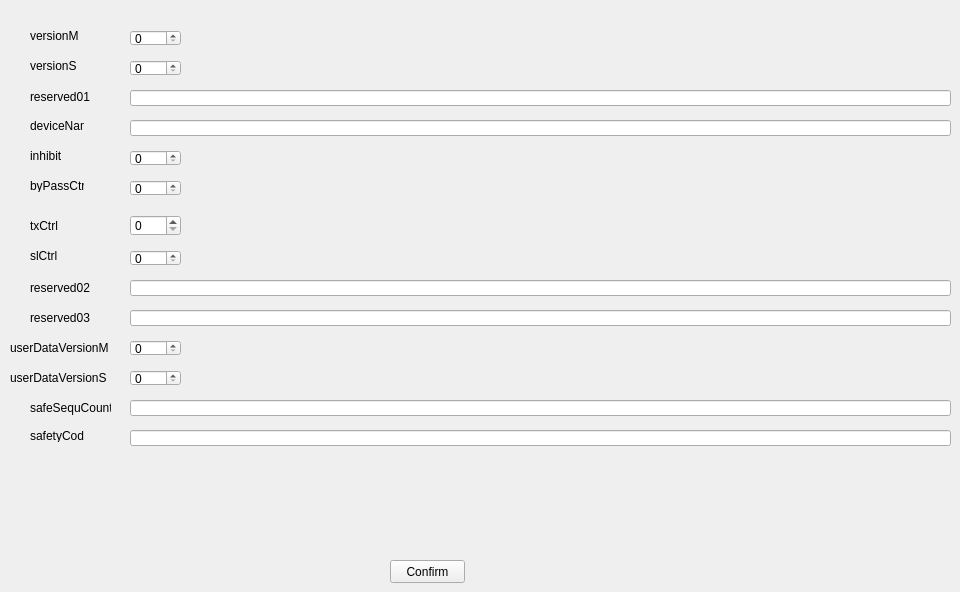
   <widget class="QWidget" name="tab_9">
    <attribute name="title">
     <string>130</string>
    </attribute>
    <widget class="QLabel" name="label_149">
     <property name="geometry">
      <rect>
       <x>30</x>
       <y>30</y>
       <width>54</width>
       <height>12</height>
      </rect>
     </property>
     <property name="text">
      <string>versionM</string>
     </property>
    </widget>
    <widget class="QLabel" name="label_150">
     <property name="geometry">
      <rect>
       <x>30</x>
       <y>60</y>
       <width>54</width>
       <height>12</height>
      </rect>
     </property>
     <property name="text">
      <string>versionS</string>
     </property>
    </widget>
    <widget class="QLabel" name="label_151">
     <property name="geometry">
      <rect>
       <x>30</x>
       <y>86</y>
       <width>61</width>
       <height>21</height>
      </rect>
     </property>
     <property name="text">
      <string>reserved01</string>
     </property>
    </widget>
    <widget class="QLabel" name="label_152">
     <property name="geometry">
      <rect>
       <x>30</x>
       <y>120</y>
       <width>54</width>
       <height>12</height>
      </rect>
     </property>
     <property name="text">
      <string>deviceName</string>
     </property>
    </widget>
    <widget class="QLabel" name="label_153">
     <property name="geometry">
      <rect>
       <x>30</x>
       <y>150</y>
       <width>54</width>
       <height>12</height>
      </rect>
     </property>
     <property name="text">
      <string>inhibit</string>
     </property>
    </widget>
    <widget class="QLabel" name="label_154">
     <property name="geometry">
      <rect>
       <x>30</x>
       <y>180</y>
       <width>54</width>
       <height>12</height>
      </rect>
     </property>
     <property name="text">
      <string>byPassCtrl</string>
     </property>
    </widget>
    <widget class="QLabel" name="label_155">
     <property name="geometry">
      <rect>
       <x>30</x>
       <y>220</y>
       <width>54</width>
       <height>12</height>
      </rect>
     </property>
     <property name="text">
      <string>txCtrl</string>
     </property>
    </widget>
    <widget class="QLabel" name="label_156">
     <property name="geometry">
      <rect>
       <x>30</x>
       <y>250</y>
       <width>54</width>
       <height>12</height>
      </rect>
     </property>
     <property name="text">
      <string>slCtrl</string>
     </property>
    </widget>
    <widget class="QLabel" name="label_157">
     <property name="geometry">
      <rect>
       <x>30</x>
       <y>280</y>
       <width>61</width>
       <height>16</height>
      </rect>
     </property>
     <property name="text">
      <string>reserved02</string>
     </property>
    </widget>
    <widget class="QLabel" name="label_158">
     <property name="geometry">
      <rect>
       <x>10</x>
       <y>340</y>
       <width>101</width>
       <height>16</height>
      </rect>
     </property>
     <property name="text">
      <string>userDataVersionM</string>
     </property>
    </widget>
    <widget class="QLabel" name="label_159">
     <property name="geometry">
      <rect>
       <x>30</x>
       <y>430</y>
       <width>54</width>
       <height>12</height>
      </rect>
     </property>
     <property name="text">
      <string>safetyCode</string>
     </property>
    </widget>
    <widget class="QLabel" name="label_160">
     <property name="geometry">
      <rect>
       <x>30</x>
       <y>400</y>
       <width>81</width>
       <height>16</height>
      </rect>
     </property>
     <property name="text">
      <string>safeSequCount</string>
     </property>
    </widget>
    <widget class="QSpinBox" name="versionM130">
     <property name="geometry">
      <rect>
       <x>130</x>
       <y>30</y>
       <width>51</width>
       <height>16</height>
      </rect>
     </property>
    </widget>
    <widget class="QSpinBox" name="versionS130">
     <property name="geometry">
      <rect>
       <x>130</x>
       <y>60</y>
       <width>51</width>
       <height>16</height>
      </rect>
     </property>
    </widget>
    <widget class="QLineEdit" name="deviceName130">
     <property name="geometry">
      <rect>
       <x>130</x>
       <y>120</y>
       <width>821</width>
       <height>16</height>
      </rect>
     </property>
    </widget>
    <widget class="QSpinBox" name="inhibit130">
     <property name="geometry">
      <rect>
       <x>130</x>
       <y>150</y>
       <width>51</width>
       <height>16</height>
      </rect>
     </property>
    </widget>
    <widget class="QSpinBox" name="byPassCtrl130">
     <property name="geometry">
      <rect>
       <x>130</x>
       <y>180</y>
       <width>51</width>
       <height>16</height>
      </rect>
     </property>
    </widget>
    <widget class="QSpinBox" name="txCtrl130">
     <property name="geometry">
      <rect>
       <x>130</x>
       <y>215</y>
       <width>51</width>
       <height>21</height>
      </rect>
     </property>
    </widget>
    <widget class="QSpinBox" name="slCtrl130">
     <property name="geometry">
      <rect>
       <x>130</x>
       <y>250</y>
       <width>51</width>
       <height>16</height>
      </rect>
     </property>
    </widget>
    <widget class="QLabel" name="label_169">
     <property name="geometry">
      <rect>
       <x>30</x>
       <y>310</y>
       <width>61</width>
       <height>16</height>
      </rect>
     </property>
     <property name="text">
      <string>reserved03</string>
     </property>
    </widget>
    <widget class="QSpinBox" name="userDataVersionM130">
     <property name="geometry">
      <rect>
       <x>130</x>
       <y>340</y>
       <width>51</width>
       <height>16</height>
      </rect>
     </property>
    </widget>
    <widget class="QLabel" name="label_233">
     <property name="geometry">
      <rect>
       <x>10</x>
       <y>370</y>
       <width>101</width>
       <height>16</height>
      </rect>
     </property>
     <property name="text">
      <string>userDataVersionS</string>
     </property>
    </widget>
    <widget class="QSpinBox" name="userDataVersionS130">
     <property name="geometry">
      <rect>
       <x>130</x>
       <y>370</y>
       <width>51</width>
       <height>16</height>
      </rect>
     </property>
    </widget>
    <widget class="QPushButton" name="Confirm130">
     <property name="geometry">
      <rect>
       <x>390</x>
       <y>560</y>
       <width>75</width>
       <height>23</height>
      </rect>
     </property>
     <property name="text">
      <string>Confirm</string>
     </property>
    </widget>
    <widget class="QLineEdit" name="reserved01_130">
     <property name="geometry">
      <rect>
       <x>130</x>
       <y>90</y>
       <width>821</width>
       <height>16</height>
      </rect>
     </property>
     <property name="text">
      <string/>
     </property>
    </widget>
    <widget class="QLineEdit" name="reserved02_130">
     <property name="geometry">
      <rect>
       <x>130</x>
       <y>280</y>
       <width>821</width>
       <height>16</height>
      </rect>
     </property>
    </widget>
    <widget class="QLineEdit" name="reserved03_130">
     <property name="geometry">
      <rect>
       <x>130</x>
       <y>310</y>
       <width>821</width>
       <height>16</height>
      </rect>
     </property>
    </widget>
    <widget class="QLineEdit" name="safeSequCount130">
     <property name="geometry">
      <rect>
       <x>130</x>
       <y>400</y>
       <width>821</width>
       <height>16</height>
      </rect>
     </property>
    </widget>
    <widget class="QLineEdit" name="safetyCode130">
     <property name="geometry">
      <rect>
       <x>130</x>
       <y>430</y>
       <width>821</width>
       <height>16</height>
      </rect>
     </property>
    </widget>
   </widget>
